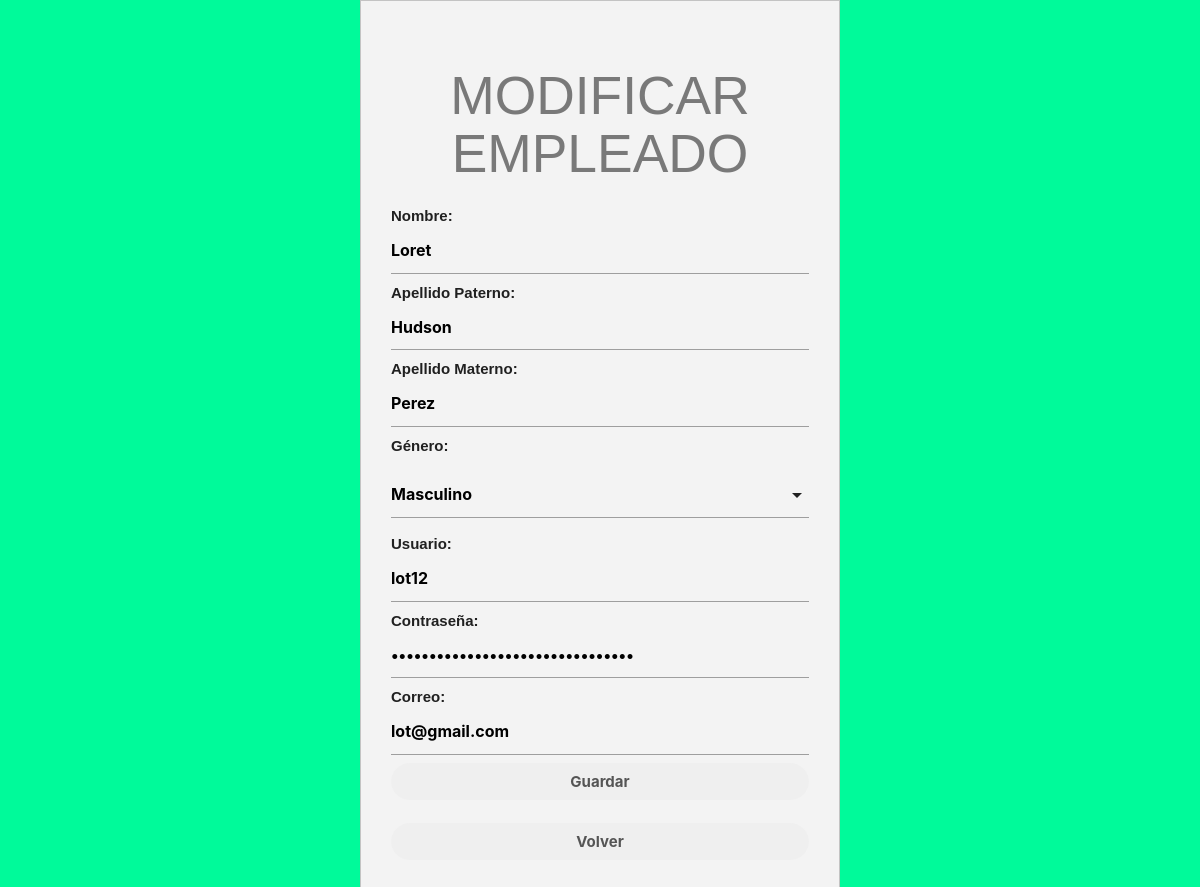
The page /mod_vend.php?id=12 on the database its author committed.
### tables this page shows
CREATE TABLE `usr` (
  `id` int(11) NOT NULL,
  `nombre` varchar(30) DEFAULT NULL,
  `app` varchar(50) NOT NULL,
  `apm` varchar(50) NOT NULL,
  `usuario` varchar(20) DEFAULT NULL,
  `pass` varchar(100) DEFAULT NULL,
  `rol` int(11) DEFAULT NULL,
  `correo` varchar(50) NOT NULL,
  `genero` varchar(50) NOT NULL
);

### mod_vend.php (the view, shortened to what this page needs)
<?php
	$consulta = ConsultarCliente($_GET['id']);
function ConsultarCliente($id){
	include 'conexion.php';
	$sentencia = "SELECT * FROM usr WHERE id='".$id."'";
	$resultado = mysqli_query($conexion, $sentencia);
	$filas = mysqli_fetch_assoc($resultado);
	return[
		$filas['id'],
		$filas['nombre'],
		$filas['app'],
		$filas['apm'],
		$filas['genero'],
		$filas['usuario'],
		$filas['pass'],
		$filas['correo'],
		$filas['rol']
	];
}
?>
<!DOCTYPE html>
<html>
<head>
      <link href="css/Estilos2.css" rel="stylesheet" type="text/css">
      <link type="text/css" rel="stylesheet" href="css/materialize.min.css"  media="screen,projection"/>
	  <link rel="stylesheet" href="css/sweetalert.css">
</head>
<body>
	<form action="savevend.php" method="POST">
			<h2>MODIFICAR EMPLEADO</h2>
			Nombre: <input type="text" name="nombre" required placeholder="Nombre" value="<?php echo $consulta[1] ?>">
			Apellido Paterno: <input type="text" name="app" placeholder="Apellido Paterno" value="<?php echo $consulta[2] ?>">
			Apellido Materno: <input type="text" name="apm" placeholder="Apellido Materno" value="<?php echo $consulta[3] ?>">
			Género: <div class="input-field col s12">
                           </div>
			Usuario: <input type="text" name="usuario" placeholder="Usuario" value="<?php echo $consulta[5] ?>">
			Contraseña: <input type="password" name="pass" placeholder="Contraseña" value="<?php echo $consulta[6] ?>">
			Correo: <input type="text" name="correo" placeholder="Correo" value="<?php echo $consulta[7] ?>">
			<input type="submit" value="Guardar"><br>
			<a href="modvend.php"><input type="button" value="Volver"></a>
	</form>
</body>
</html>

### css/Estilos2.css (style rules this page uses)
* { margin: 0; padding: 0; font-family: sans-serif; font-weight: bold; box-sizing: border-box; }
body { background:#00FA9A; display: flex; min-height: 100vh; }
form { margin: auto; width: 40%; max-width: 500px; background: #F3F3F3; padding: 30px; border: 1px solid rgba(0,0,0,0.2) }
h2 { text-align: center; font-size: 30px; margin-bottom: 20px; color: rgba(0,0,0,0.5); }
input { display: block; padding: 10px; width: 100%; margin: 15px 0; font-size: 20px; }
input[type="submit"] { background: linear-gradient("#FFDA63, #FFB940"); border: 0; color: #2E2E2E; opacity: 0.8; cursor: pointer; border-radius: 20px; margin-bottom: 0; }
input[type="button"] { background: linear-gradient("#FFDA63, #FFB940"); border: 0; color: #2E2E2E; opacity: 0.8; cursor: pointer; border-radius: 20px; margin-bottom: 0; }

### rows shown on the page
usr: nombre "Loret", app "Hudson", apm "Perez", usuario "lot12", correo "lot@gmail.com"
